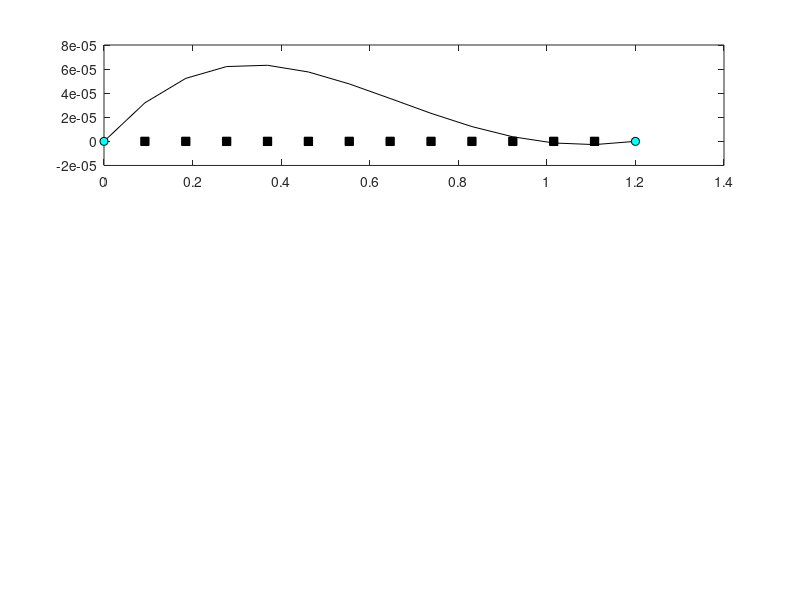

Write the MATLAB code that produced this figure. (Note: this script raises an error after producing the figure.)
%------------------------------------------------------------------------
%                   Approximation of Derivatives
%          Task: Solve Poisson's Equation using Grids
%                       Dr M Ducceschi
%                   University of Bologna
%                       11 May 2024
%-------------------------------------------------------------------------


clear all
close all
clc

Ntest  = 20 ;
Mvec   = logspace(1,3,Ntest) ;
errvec = zeros(4,Ntest) ;
L      = 1.2 ;

for nT = 1 : Ntest

    M  = round(Mvec(nT)) ;


    h = L/M ;

    grid1   = (1:M-1)'*h ;
    grid2   = (L^2 - ((1:M-1)'*h).^2)/L ;
    grid2   = grid2(end:-1:1) ;
    grid3   = L*rand(M-1,1) ;
    grid3   = sort(grid3) ;

    w1    = -(1-tanh(grid1).^2) ;
    w2    = -(1-tanh(grid2).^2) ;
    w3    = -(1-tanh(grid3).^2) ;

    s1    = -log(cosh(grid1)) + L^(-1)*grid1*log(cosh(L))  ;
    s2    = -log(cosh(grid2)) + L^(-1)*grid2*log(cosh(L))  ;
    s3    = -log(cosh(grid3)) + L^(-1)*grid3*log(cosh(L))  ;


    D1 = zeros(M-1,M-1) ;
    D2 = zeros(M-1,M-1) ;
    D3 = zeros(M-1,M-1) ;

    v                 = ones(M-1,1) ;
    D1fourth          = -2.5*diag(v) + 4/3*diag(v(1:end-1),-1) + 4/3*diag(v(1:end-1),1) -1/12*diag(v(1:end-2),2) -1/12*diag(v(1:end-2),-2) ;
    D1fourth(1,1)     = -2 ; D1fourth(1,2) = 1 ; D1fourth(1,3) = 0 ;
    D1fourth(end,end) = -2 ; D1fourth(end,end-1) = 1 ; D1fourth(end,end-2) = 0 ;
    D1fourth = D1fourth / h^2 ;

    for m = 2 : M - 2

        D1m       = grid1(m)-grid1(m-1) ;
        D1p       = grid1(m+1)-grid1(m) ;
        D1(m,m)   = -2/(D1m*D1p) ;
        D1(m,m+1) = 2/(D1p)/(D1m+D1p) ;
        D1(m,m-1) = 2/(D1m)/(D1m+D1p) ;


        D2m       = grid2(m)-grid2(m-1) ;
        D2p       = grid2(m+1)-grid2(m) ;
        D2(m,m)   = -2/(D2m*D2p) ;
        D2(m,m+1) = 2/(D2p)/(D2m+D2p) ;
        D2(m,m-1) = 2/(D2m)/(D2m+D2p) ;


        D3m       = grid3(m)-grid3(m-1) ;
        D3p       = grid3(m+1)-grid3(m) ;
        D3(m,m)   = -2/(D3m*D3p) ;
        D3(m,m+1) = 2/(D3p)/(D3m+D3p) ;
        D3(m,m-1) = 2/(D3m)/(D3m+D3p) ;


    end

    D1m           = grid1(1) ;
    D1p           = grid1(2)-grid1(1) ;
    D1(1,1)       = -2/(D1m*D1p) ;
    D1(1,2)       = 2/(D1p*(D1m+D1p)) ;
    D1m           = grid1(M-1)-grid1(M-2) ;
    D1p           = L-grid1(M-1) ;
    D1(end,end)   = -2/(D1m*D1p) ;
    D1(end,end-1) = 2/(D1m*(D1m+D1p)) ;


    D2m           = grid2(1) ;
    D2p           = grid2(2)-grid2(1) ;
    D2(1,1)       = -2/(D2m*D2p) ;
    D2(1,2)       = 2/(D2p*(D2m+D2p)) ;
    D2m           = grid2(M-1)-grid2(M-2) ;
    D2p           = L-grid2(M-1) ;
    D2(end,end)   = -2/(D2m*D2p) ;
    D2(end,end-1) = 2/(D2m*(D2m+D2p)) ;


    D3m           = grid3(1) ;
    D3p           = grid3(2)-grid3(1) ;
    D3(1,1)       = -2/(D3m*D3p) ;
    D3(1,2)       = 2/(D3p*(D3m+D3p)) ;
    D3m           = grid3(M-1)-grid3(M-2) ;
    D3p           = L-grid3(M-1) ;
    D3(end,end)   = -2/(D3m*D3p) ;
    D3(end,end-1) = 2/(D3m*(D3m+D3p)) ;


    s1fourthApprox      = D1fourth \ w1 ;
    s1Approx            = D1 \ w1 ;
    s2Approx            = D2 \ w2 ;
    s3Approx            = D3 \ w3 ;

    errvec(1,nT) = sqrt(((s1Approx-s1)'*(s1Approx-s1))/(M-1)) ;
    errvec(2,nT) = sqrt(((s2Approx-s2)'*(s2Approx-s2))/(M-1)) ;
    errvec(3,nT) = sqrt(((s3Approx-s3)'*(s3Approx-s3))/(M-1)) ;
    errvec(4,nT) = sqrt(((s1fourthApprox-s1)'*(s1fourthApprox-s1))/(M-1)) ;


    if nT == 2
        subplot(3,1,1)
        %plot(gridEx,solEx,'color',[0.5,0.5,0.5],'linewidth',5); hold on;
        plot([0;grid1;L],[0;s1Approx;0]-[0;s1;0],'k') ; hold on;
        plot(grid1,0*grid1,'linestyle','none','marker','square','markerfacecolor','k','markeredgecolor','k') ;
        plot([0,L],[0,0],'linestyle','none','marker','o','markerfacecolor','c','markeredgecolor','k')
        set(gca,TickLabelInterpreter = 'latex') ;
        title('Uniform Grid','interpreter','latex') ;
        set(gca,'fontsize',12)
        ylim([-5e-4,5e-4])
        subplot(3,1,2)
        %plot(gridEx,solEx,'color',[0.5,0.5,0.5],'linewidth',5); hold on;
        plot([0;grid2;L],[0;s2Approx;0]-[0;s2;0],'r') ; hold on;
        plot(grid2,0*grid2,'linestyle','none','marker','square','markerfacecolor','k','markeredgecolor','k') ;
        plot([0,L],[0,0],'linestyle','none','marker','o','markerfacecolor','c','markeredgecolor','k')
        set(gca,TickLabelInterpreter = 'latex') ;
        title('Smooth Grid','interpreter','latex') ;
        set(gca,'fontsize',12)
        ylim([-5e-4,5e-4])
        subplot(3,1,3)
        %plot(gridEx,solEx,'color',[0.5,0.5,0.5],'linewidth',5); hold on;
        plot([0;grid3;L],[0;s3Approx;0]-[0;s3;0],'g') ; hold on;
        plot(grid3,0*grid3,'linestyle','none','marker','square','markerfacecolor','k','markeredgecolor','k') ;
        plot([0,L],[0,0],'linestyle','none','marker','o','markerfacecolor','c','markeredgecolor','k')
        set(gca,TickLabelInterpreter = 'latex') ;
        title('Random Grid','interpreter','latex') ;
        set(gca,'fontsize',12)

    end

end


figure
loglog(L./Mvec,errvec(1,:),'k') ; hold on ;
loglog(L./Mvec,errvec(2,:),'r') ;
loglog(L./Mvec,errvec(3,:),'g') ;
loglog(L./Mvec,errvec(4,:),'--k') ;
set(gca,TickLabelInterpreter = 'latex') ;
title('RMSD','interpreter','latex') ;
xlabel('$\Delta_x$','interpreter','latex') ;
ylabel('$\sqrt{\frac{1}{M-1}\sum_{i=1}^{M-1}(u_i - \hat u_i)^2}$','interpreter','latex') ;
legend('Uniform', 'Smooth', 'Random','Uniform (Fourth-Order)') ;
set(gca,'fontsize',14)




